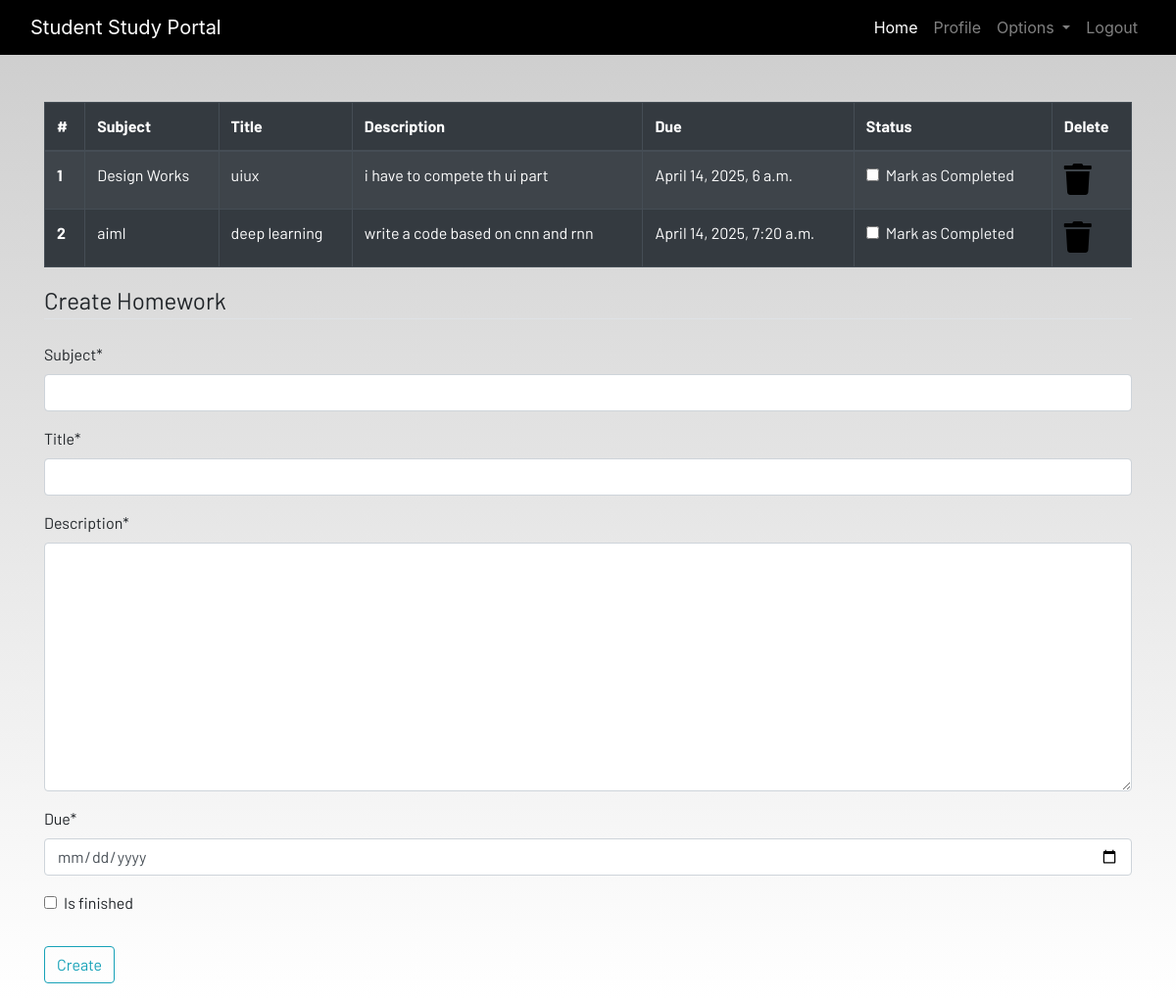
Page /homework/ (signed in) on the earlier database version.
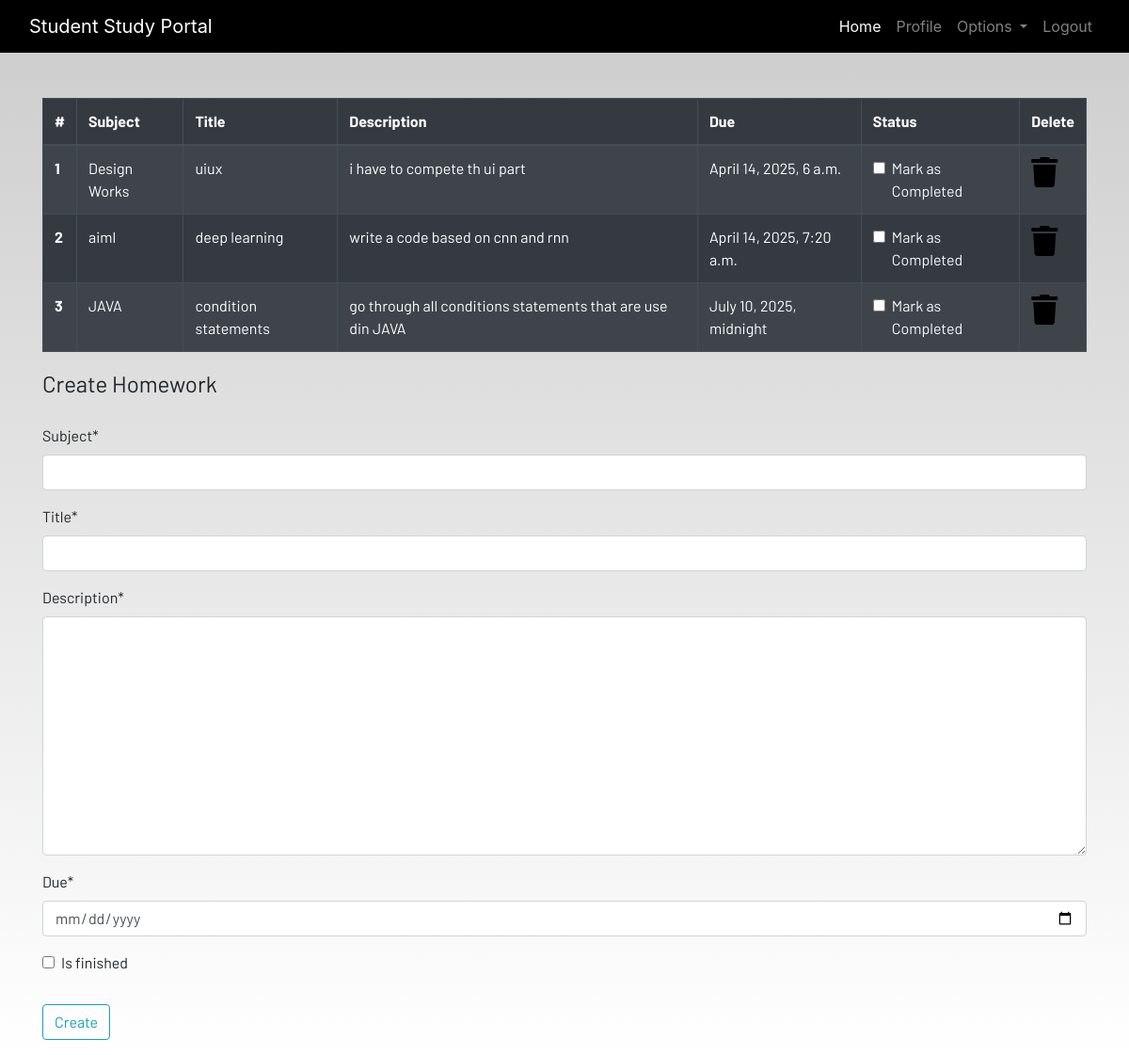
Same page on the later database version.
### dashboard/models.py (models this page shows, shortened)
class Homework(models.Model):
    user = models.ForeignKey(User,on_delete=models.CASCADE)
    subject = models.CharField(max_length=50)
    title= models.CharField(max_length=100)
    description= models.TextField()
    due = models.DateTimeField()
    is_finished= models.BooleanField(default=False)

### dashboard/views.py (the view)
# urls.py: path('homework/', views.homework, name='homework'),
@login_required
def homework(request):
    if request.method == "POST":
        form = HomeworkForm(request.POST)
        if form.is_valid():
            try:
                finished = request.POST.get('is_finished') == 'on'
            except:
                finished = False
            homeworks = Homework(
                user=request.user,
                subject=request.POST['subject'],
                title=request.POST['title'],
                description=request.POST['description'],
                due=request.POST['due'],
                is_finished=finished
            )
            homeworks.save()
            messages.success(request, f"Homework Added From {request.user.username}!!")
            return redirect('homework')  # redirect to clear form data after POST
        else:
            messages.error(request, "There was a problem with your form.")
    else:
        form = HomeworkForm()
    homework = Homework.objects.filter(user=request.user)
    homework_done = len(homework) == 0
    context = {
        'homeworks': homework,
        'homeworks_done': homework_done,
        'form': form,
    }
    return render(request, "dashboard/homework.html", context)

### dashboard/forms.py
class HomeworkForm(forms.ModelForm):
     class Meta:
         model = Homework
         widgets = {'due':DateInput()}
         fields = ['subject','title', 'description','due','is_finished']

### dashboard/templates/dashboard/homework.html (shortened to what this page needs)
{% extends 'dashboard/base.html' %}
{% load static %}
{% load crispy_forms_tags%}
{% block content %}
<div class="container">
    {% if not homework_done %}
    <table class="table table-striped table-bordered table-hover table-dark">
        <thead>
            <tr>
                <th scope="col">#</th>
                <th scope="col">Subject</th>
                <th scope="col">Title</th>
                <th scope="col">Description</th>
                <th scope="col">Due</th>
                <th scope="col">Status</th>
                <th scope="col">Delete</th>
            </tr>
        </thead>
        <tbody>
            {% for homework in homeworks %}
            <tr>
                <th scope="row">{{forloop.counter}}</th>
                <td>{{homework.subject}}</td>
                <td>{{homework.title}}</td>
                <td>{{homework.description}}</td>
                <td>{{homework.due}}</td>
                <td>
                    <a href="{% url 'update-homework' homework.id %}">
                        <div class="form-check">
                            {% if homework.is_finished == True %}
                            <input class="form-check-input" type="checkbox" value="" checked>
                            {% else %}
                            <input class="form-check-input" type="checkbox" value="">
                            {% endif %}
                            <label class="form-check-label text-light" for="flexCheckDefault">
                                Mark as Completed
                            </label>
                        </div>
                    </a>
                </td>
                <td><a href="{% url 'delete-homework' homework.id %}"><i class="fa fa-trash fa-2x"></i></a></td>
            </tr>
            {% endfor %}
        </tbody>
    </table>
    {% else %}
    <h4>All homeworks are completed!! Create to have more!!</h4>
    {% endif %}
</div>
<div class=" container">
    <form method="POST">
        <fieldset class="form-group">
            <legend class="border-bottom mb-4">Create Homework</legend>
            {{form|crispy}}
        </fieldset>
        <div class="form-group">
            <button href="" class="btn btn-outline-info" type="submit">
                Create
            </button>
        </div>
    </form>
</div>
{% endblock content %}

### dashboard/templates/dashboard/base.html (shortened to what this page needs)
<!DOCTYPE html>
{% load static %}
<html lang="en">
<head>
  <link rel="stylesheet" href="https://stackpath.bootstrapcdn.com/bootstrap/4.3.1/css/bootstrap.min.css"
 />
  <link rel="stylesheet" href="https://use.fontawesome.com/releases/v5.7.2/css/all.css"
 />
  <link rel="stylesheet" href="{% static 'css/main.css' %}" />
</head>
<body>
  <header>
    <nav class="navbar navbar-expand-lg navbar-dark bg-dark">
      <div class="container-fluid">
        <a class="navbar-brand" href="{% url 'home' %}">Student Study Portal</a>
        <div class="collapse navbar-collapse justify-content-end" id="navbarSupportedContent">
          <ul class="navbar-nav mb-2 mb-lg-0">
            <li class="nav-item">
              <a class="nav-link active" aria-current="page" href="{% url 'home' %}">Home</a>
            </li>
            {% if user.is_authenticated %}
            <li class="nav-item">
              <a class="nav-link" href="{% url 'profile' %}">Profile</a>
            </li>
            <li class="nav-item dropdown">
              <a class="nav-link dropdown-toggle" href="#" id="navbarDropdown" role="button" data-toggle="dropdown"
                aria-haspopup="true" aria-expanded="false">
                Options
              </a>
            </li>
            <li class="nav-item">
              <a class="nav-link" href="{% url 'logout' %}">Logout</a>
            </li>
            {% endif %}
          </ul>
        </div>
      </div>
    </nav>
  </header>
  <br /><br />
  <main>
    {% block content %}
    {% endblock content %}
  </main>
</body>
</html>

### dashboard/static/css/main.css (style rules this page uses)
html { scroll-behavior: smooth; height: 100%; width: 100%; }
main { font-family: Barlow, Quicksand, Rubik, sans-serif, serif, 'Times New Roman', Times, serif !important; }
.navbar { background-color: rgb(0, 0, 0) !important; }
a { text-decoration: none !important; color: black; }
html, body { max-width: 100%; overflow-x: hidden; height: 100%; width: 100%; }
body { background: linear-gradient(rgba(0, 0, 0, 0.2), rgba(255, 255, 255, 0.5)); overflow-x: hidden; background-repeat: no-repeat; }
.fa { color: black; }

Differences in the rows shown:
added Homework: subject "JAVA", title "condition statements", description "go through all conditions statements that are use din JAVA", due "July 10, 2025, midnight"
